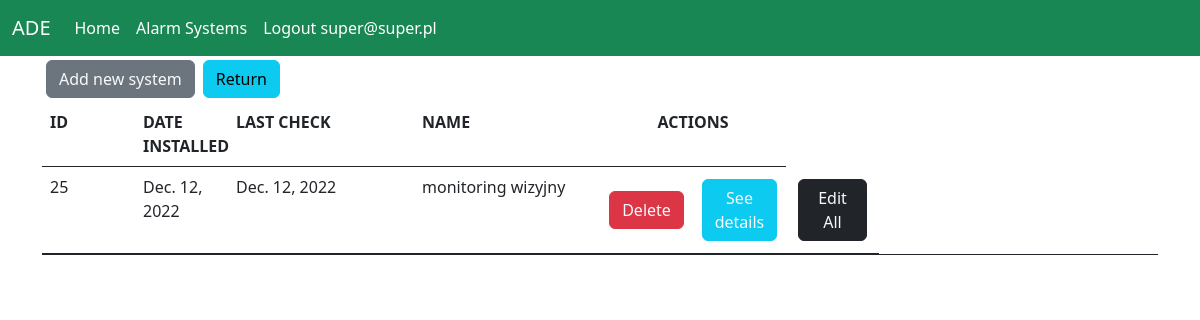
Page /main_view/details_customer/location_details/14 (signed in) on the committed database.
### users/models.py (models this page shows)
class Account(AbstractBaseUser, PermissionsMixin):
    email = models.EmailField(verbose_name='User Email', max_length=60, unique=True)
    fullname = models.CharField(max_length=30, unique=True)
    date_joined = models.DateTimeField(verbose_name='Date joined', auto_now_add=True)
    last_login = models.DateTimeField(verbose_name='Last login', auto_now=True)
    is_operator = models.BooleanField(default=False)
    is_admin = models.BooleanField(default=False)
    is_active = models.BooleanField(default=False)
    is_staff = models.BooleanField(default=False)
    is_superuser = models.BooleanField(default=False)
    USERNAME_FIELD = 'email'
    REQUIRED_FIELDS = ['fullname']
    objects = AccountManager()
    def __str__(self):
        return self.email

### alarm_systems/models.py (models this page shows)
class Location(models.Model):
    name = models.CharField(max_length=100)
    address = models.CharField(max_length=255)
    description = models.TextField(blank=True, null=True)
    customer = models.ForeignKey('Customer', on_delete=models.CASCADE)

class System(models.Model):
    location = models.ForeignKey('Location', on_delete=models.CASCADE)
    date_installed = models.DateField(auto_now_add=True)
    last_check = models.DateField(auto_now=True)
    system_type = models.ForeignKey('SystemType', on_delete=models.CASCADE)

class SystemType(models.Model):
    name = models.CharField(max_length=100)

### alarm_systems/views.py (the view)
# urls.py: path('main_view/details_customer/location_details/<int:location_id>', views.location_details,
def location_details(request, location_id):
    systems = System.objects.filter(location_id=location_id)
    locations = Location.objects.filter(pk=location_id)
    return render(
        request,
        'home/location_details/location_details_main_page.html',
        context={
            'systems': systems,
            'locations': locations})

### alarm_systems/templates/home/location_details/location_details_main_page.html (shortened to what this page needs)
{% extends 'base.html' %}
{% block container %}
    <div class="schedules-content">
        <div class="col-sm">{% for demanded_action in locations %}
            <a href="{% url 'alarm_systems:add_system_for_location' demanded_action.id %}"
               class="btn btn-secondary  rounded-10 text-light m-1">Add new
                system </a>
            <a href="{% url 'alarm_systems:details_customer' demanded_action.customer_id %}" class="btn btn-info">Return</a>
        {% endfor %}
        </div>
        <table class="table border-bottom border-dark ">
            <thead>
            <tr class="d-flex">
                <th class="col-sm-1">ID</th>
                <th class="col-1">DATE INSTALLED</th>
                <th class="col-2">LAST CHECK</th>
                <th class="col-md-2">NAME</th>
                <th class="col-2 text-center">ACTIONS</th>
            </tr>
            </thead>
            <tbody class="text-color-lighter">
            {% for system in systems %}
                <tr class="d-flex ">
                <td class="col-sm-1">{{ system.id }}</td>
                <td class="col-1">{{ system.date_installed }}</td>
                <td class="col-2">{{ system.last_check }}</td>
                <td class="col-md-2">{{ system.system_type.name }}</td>
                <td class="col-1 d-flex align-items-center justify-content-center flex-wrap">
                <a href="{% url 'alarm_systems:delete_system' system.id %}"
                   class="btn btn-danger rounded-10 text-light m-1">Delete</a></td>
                <td class="col-1 d-flex align-items-center justify-content-center flex-wrap">
                <a href="{% url 'alarm_systems:details_system' system.id %}"
                   class="btn btn-info rounded-10 text-light m-1">See details</a></td>
                <td class="col-1 d-flex align-items-center justify-content-center flex-wrap">
                <a href="{% url 'alarm_systems:edit_system_name' system.id %}"
                   class="btn btn-dark rounded-10 text-light m-1">Edit All</a></td>{% endfor %}
            </tr>
            </tbody>
        </table>
    </div>
{% endblock %}

### templates/partials/_menu.html (shortened to what this page needs)
<nav class="navbar navbar-expand-lg navbar-dark bg-success mb-xxl-3">
    <div class="container-fluid">
        <a class="navbar-brand" href="#">ADE</a>
        <div class="collapse navbar-collapse" id="navbarSupportedContent">
            <ul class="navbar-nav me-auto mb-2 mb-lg-0">
                <li class="nav-item">
                    <a class="nav-link active" aria-current="page" href="{% url 'alarm_systems:home' %}">Home</a>
                </li>
                <li class="nav-item">
                    <a class="nav-link active" aria-current="page" href="{% url 'alarm_systems:main_view' %}">Alarm
                        Systems</a>
                </li>
                {% if user.is_authenticated %}
                    <li class="nav-item">
                        <a class="nav-link active" aria-current="page"
                           href="{% url 'users:logout_view' %}">Logout {{ user }}</a>
                    </li>
                {% endif %}
            </ul>
        </div>
    </div>
</nav>

### rows in the picture
Account: email "super@super.pl"
System: id "25", date_installed "Dec. 12, 2022", last_check "Dec. 12, 2022", system_type.name "monitoring wizyjny"
